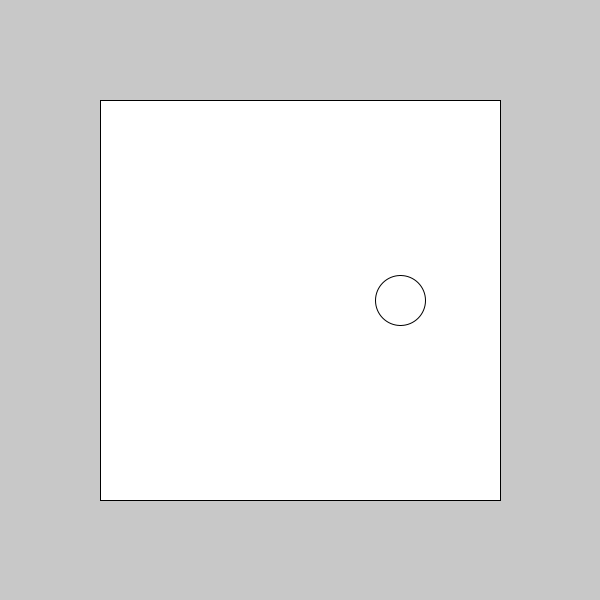
Frame 1 (no input)
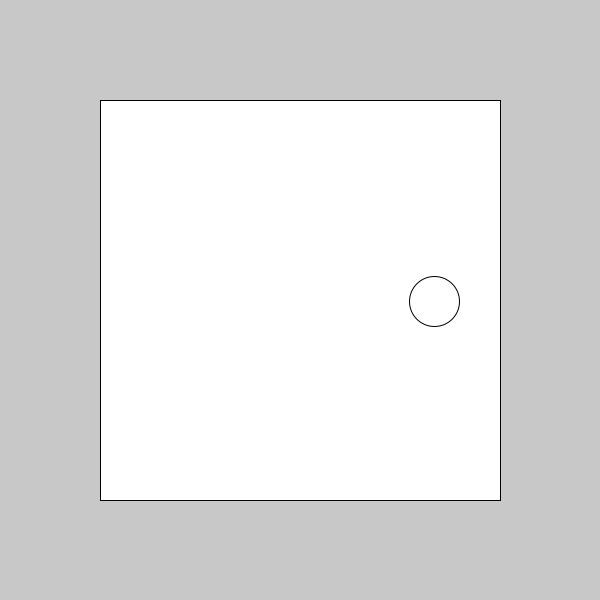
Frame 60 (the mouse pressed at the canvas centre just before this capture)
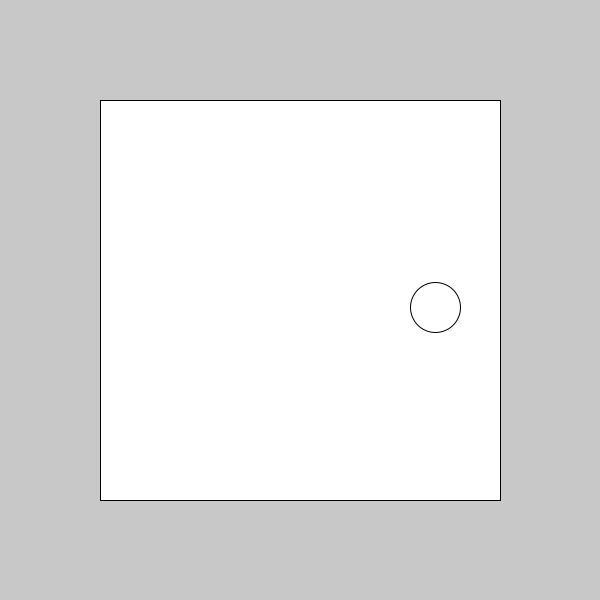
Frame 120 (the mouse held since frame 60 and released just before this capture)

The Processing sketch that drew these frames (run headless with seeded random() and noise(); from frame 60 on, the mouse is pressed at the canvas centre):

// Processing sketch: boundaries
// ── boundaries.pde
float x = 400; //<>//
float speedX = 0;
float accX = 0;

float y = 300;
float speedY = 0;

float gravity = .5;
float friction = .98;

void setup() {
  size(600, 600);
}

void draw() {
  background(200);

  int rectX = 100;
  int rectY = 100;
  int rectWidth = 400;
  int rectHeight = 400;
  rect(rectX, rectY, rectWidth, rectHeight);

  ellipse(x, y, 50, 50);

  if (x < rectX || x > rectX + rectWidth) {
    speedX = speedX * -1;
  } else {
    speedX = speedX + accX; // accY
  }

  if (y < rectY || y > rectY + rectHeight) {
    speedY = speedY * -1;
  } else {
    speedY = speedY + gravity; // accY
  }

  x = x + speedX;
  y = y + speedY;

  accX += .001;
}

void keyPressed() {
  if (keyCode == LEFT) {
    speedX = -10;
  }
}
